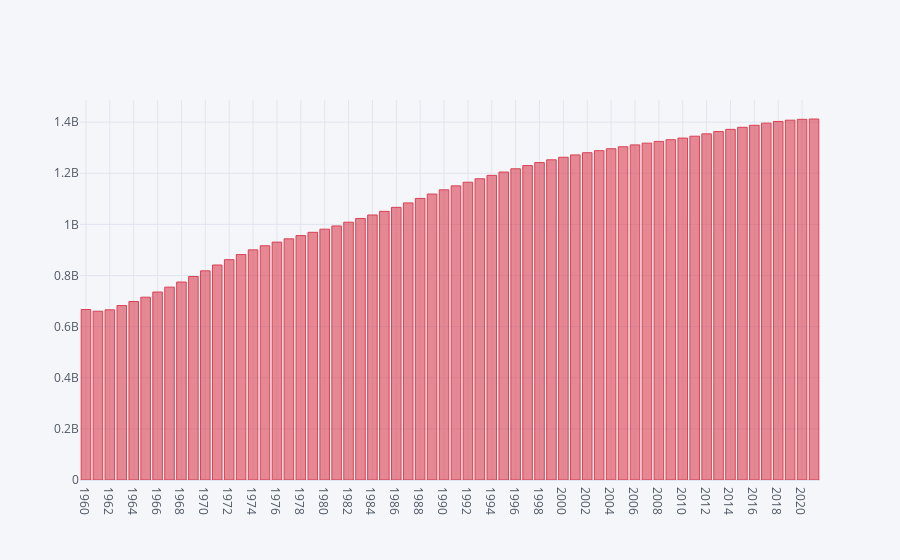

Notebook source saved alongside this figure:
### Code cell
# Creating an interactive bar chart using Plotly

China.iplot(kind='bar', x='year', y='value', asFigure=True, colors = 'red')
